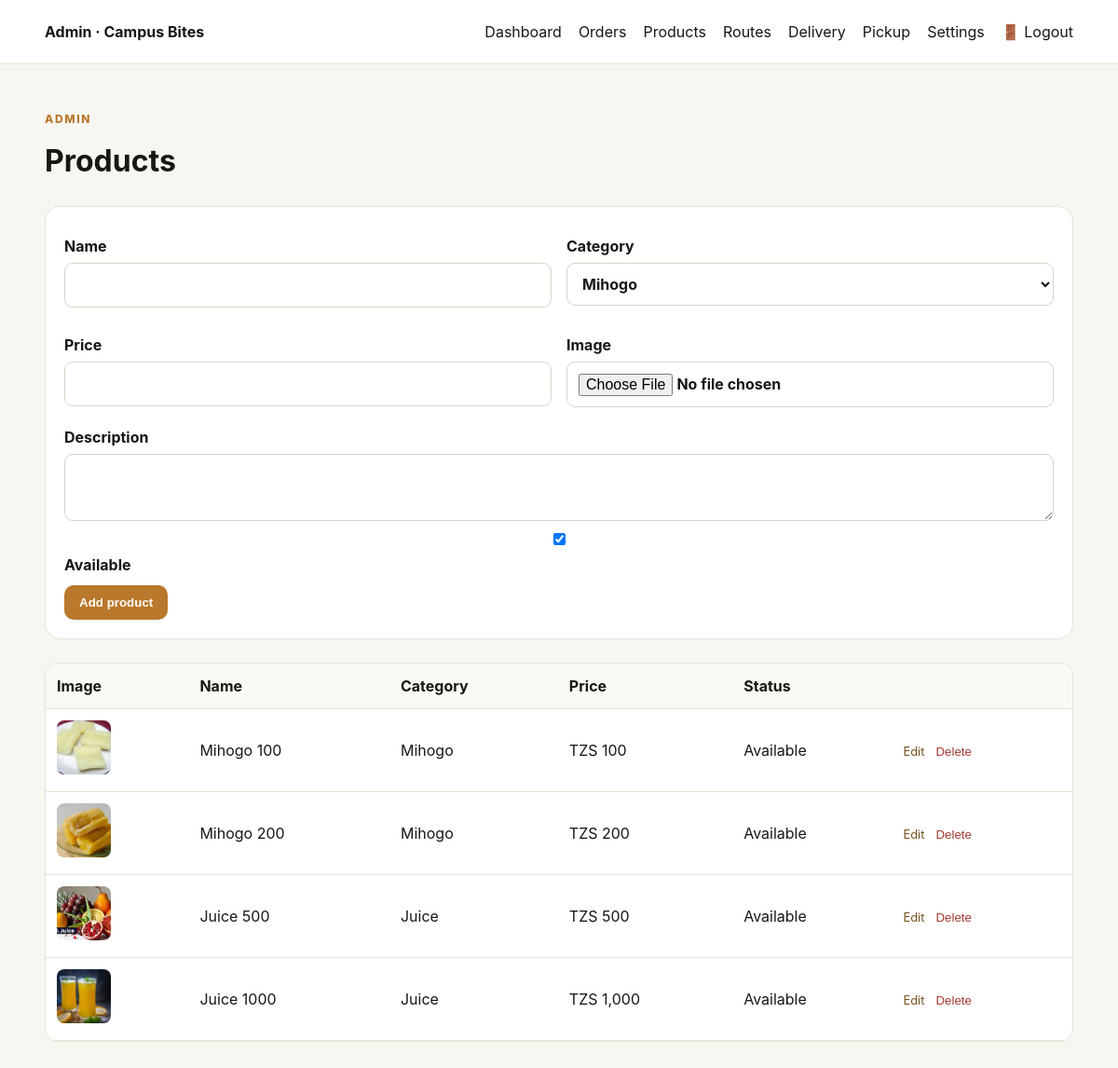
Screenshot of /admin_products.php (signed in) with the database file from the repository.
### tables this page shows
CREATE TABLE IF NOT EXISTS products (
  id INT AUTO_INCREMENT PRIMARY KEY,
  name VARCHAR(120) NOT NULL,
  category VARCHAR(50) NOT NULL,
  price DECIMAL(10,2) NOT NULL,
  image VARCHAR(255) NOT NULL,
  description TEXT,
  status TINYINT(1) DEFAULT 1,
  created_at TIMESTAMP DEFAULT CURRENT_TIMESTAMP
);

### config.php (called while the page is built, shortened)
<?php
function e($value) {
    return htmlspecialchars((string)$value, ENT_QUOTES, 'UTF-8');
}
?>

### admin_products.php (the view, shortened to what this page needs)
<?php include "admin_header.php";
$edit=null;if(isset($_GET['edit'])){$id=(int)$_GET['edit'];$st=$conn->prepare("SELECT * FROM products WHERE id=?");$st->bind_param("i",$id);$st->execute();$edit=$st->get_result()->fetch_assoc();}
$products=$conn->query("SELECT * FROM products ORDER BY id");
?>
<div class="page-title"><p class="eyebrow">ADMIN</p><h1>Products</h1></div>
<form method="post" enctype="multipart/form-data" class="form-card">
<div class="form-grid"><label>Name<input name="name" required value="<?= e($edit['name']??'') ?>"></label><label>Category<select name="category"><option <?= (($edit['category']??'')==='Mihogo')?'selected':'' ?>>Mihogo</option><option <?= (($edit['category']??'')==='Juice')?'selected':'' ?>>Juice</option></select></label><label>Price<input type="number" name="price" required value="<?= e($edit['price']??'') ?>"></label><label>Image<input type="file" name="image" accept="image/*"></label></div>
<label>Description<textarea name="description" rows="2"></textarea></label><label><input type="checkbox" name="status" <?= (($edit['status']??1)?'checked':'') ?>> Available</label><button class="btn" type="submit"><?= $edit?'Update':'Add' ?> product</button> </form>
<div class="table-wrap"><table><thead><tr><th>Image</th><th>Name</th><th>Category</th><th>Price</th><th>Status</th><th></th></tr></thead><tbody>
<?php while($p=$products->fetch_assoc()): ?><tr><td><img class="thumb" src="<?= e($p['image']) ?>"></td><td><?= e($p['name']) ?></td><td><?= e($p['category']) ?></td><td>TZS <?= number_format($p['price']) ?></td><td><?= $p['status']?'Available':'Hidden' ?></td><td><a class="tiny-link" href="?edit=<?= (int)$p['id'] ?>">Edit</a><form method="post" class="inline"><input type="hidden" name="action" value="delete"><input type="hidden" name="id" value="<?= (int)$p['id'] ?>"><button class="link-btn" onclick="return confirm('Delete product?')">Delete</button></form></td></tr><?php endwhile; ?></tbody></table></div>
<?php include "admin_footer.php"; ?>

### style.css (style rules this page uses)
:root { --bg:#f7f6f1;--card:#fff;--text:#171713;--muted:#6f6d63;--line:#e6e2d7;--accent:#b9782b;--dark:#22221e;--good:#2d7a4b;--bad:#a33a32 }
* { box-sizing:border-box }
body { margin:0;background:var(--bg);color:var(--text);font-family:Inter,system-ui,-apple-system,Segoe UI,Arial,sans-serif;line-height:1.5 }
.eyebrow { font-size:.75rem;letter-spacing:.14em;font-weight:800;color:var(--accent);text-transform:uppercase }
.section-head h2,.page-title h1 { margin:0 }
.btn { display:inline-block;border:0;background:var(--accent);color:#fff;text-decoration:none;padding:11px 16px;border-radius:10px;font-weight:750;cursor:pointer }
label { display:flex;flex-direction:column;gap:6px;font-weight:650;margin:10px 0 }
input,select,textarea { font:inherit;padding:11px 12px;border:1px solid #d7d3c8;border-radius:9px;background:#fff;color:var(--text) }
.page-title { padding:38px 0 24px }
.info-card,.admin-card,.form-card,.tracking-card,.empty,.order-summary { background:#fff;border:1px solid var(--line);border-radius:16px;padding:20px }
.form-grid { display:grid;grid-template-columns:repeat(2,1fr);gap:8px 16px }
.form-card { margin-bottom:25px }
.link-btn { background:none;border:0;color:#a33a32;cursor:pointer }
.inline { display:inline }
.table-wrap { overflow:auto;background:#fff;border:1px solid var(--line);border-radius:14px;margin:18px 0 35px }
table { width:100%;border-collapse:collapse;min-width:760px }
th,td { text-align:left;padding:12px;border-bottom:1px solid var(--line);vertical-align:middle }
th { background:#faf9f5 }
.thumb { width:58px;height:58px;object-fit:cover;border-radius:8px }
.tiny-link { font-size:.8rem;color:#76501d;margin-right:6px;text-decoration:none }

### rows the page displays
products: image (picture), name "Mihogo 100", category "Mihogo", price "100", status "Available"
products: image (picture), name "Mihogo 200", category "Mihogo", price "200", status "Available"
products: image (picture), name "Juice 500", category "Juice", price "500", status "Available"
products: image (picture), name "Juice 1000", category "Juice", price "1,000", status "Available"

### other values shown
setting('business_name','Campus Bites') "Campus Bites"
